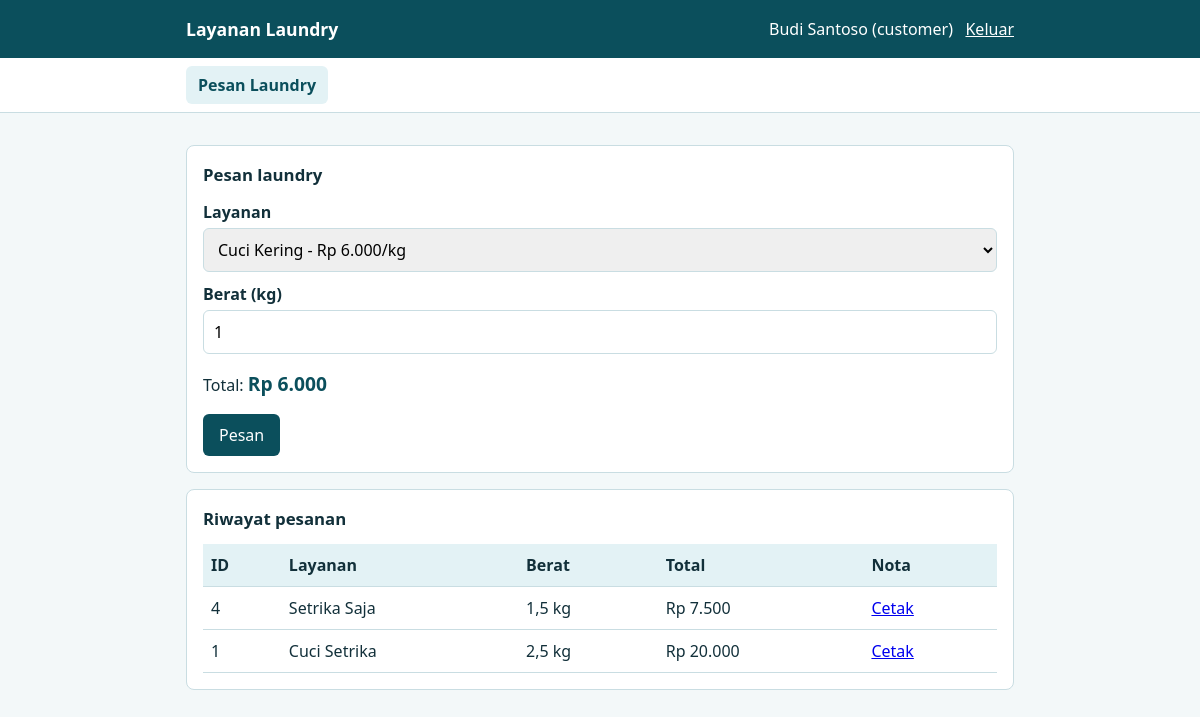
The app's page /customer.php (signed in) with its own data.
### tables this page shows
CREATE TABLE tb_transaksi (
  id_transaksi INT AUTO_INCREMENT PRIMARY KEY,
  id_user INT NOT NULL,
  id_barang INT NOT NULL,
  berat_barang DECIMAL(6,2) NOT NULL,
  FOREIGN KEY (id_user) REFERENCES tb_user(id_user),
  FOREIGN KEY (id_barang) REFERENCES tb_barang(id_barang)
);

CREATE TABLE tb_kategori (
  id_kategori INT AUTO_INCREMENT PRIMARY KEY,
  nama_kategori VARCHAR(50) NOT NULL,
  harga INT NOT NULL
);

### koneksi.php (called while the page is built, shortened)
<?php
function e($teks) {
    return htmlspecialchars($teks, ENT_QUOTES, 'UTF-8');
}
function rupiah($angka) {
    return "Rp " . number_format($angka, 0, ",", ".");
}
function kg($berat) {
    return rtrim(rtrim(number_format($berat, 2, ",", "."), "0"), ",") . " kg";
}
function hitung_total($harga, $berat) {
    return round($harga * $berat);
}
function query($koneksi, $sql, $tipe = "", ...$param) {
    $s = mysqli_prepare($koneksi, $sql);
    if ($tipe !== "") {
        mysqli_stmt_bind_param($s, $tipe, ...$param);
    }
    mysqli_stmt_execute($s);
    return $s;
}

### customer.php (the view, shortened to what this page needs)
<?php
require "koneksi.php";
$id_user = (int)$_SESSION['id_user'];
$kategori = mysqli_fetch_all(mysqli_query($koneksi, "SELECT * FROM tb_kategori ORDER BY id_kategori"), MYSQLI_ASSOC);
$riwayat = mysqli_stmt_get_result(query($koneksi, "SELECT tr.id_transaksi, k.nama_kategori, k.harga, tr.berat_barang
    FROM tb_transaksi tr
    JOIN tb_barang b ON tr.id_barang = b.id_barang
    JOIN tb_kategori k ON b.id_kategori = k.id_kategori
    WHERE tr.id_user=? ORDER BY tr.id_transaksi DESC", "i", $id_user));
include "header.php";
?>
<section class="card">
  <h2>Pesan laundry</h2>
  <?php if (!$kategori): ?>
    <p>Belum ada layanan. Hubungi admin.</p>
  <?php else: ?>
  <form method="post">
    <label for="id_kategori">Layanan</label>
    <select id="id_kategori" name="id_kategori" required>
      <?php foreach ($kategori as $k): ?>
        <option value="<?= (int)$k['id_kategori'] ?>" data-harga="<?= (int)$k['harga'] ?>"><?= e($k['nama_kategori']) ?> - <?= rupiah($k['harga']) ?>/kg</option>
      <?php endforeach; ?>
    </select>
    <label for="berat_barang">Berat (kg)</label>
    <input type="number" id="berat_barang" name="berat_barang" step="0.1" min="0.1" max="100" value="1" required>
    <p>Total: <span class="total" id="total">Rp 0</span></p>
    <button class="btn" type="submit">Pesan</button>
  </form>
  <?php endif; ?>
</section>
<section class="card">
  <h2>Riwayat pesanan</h2>
  <?php if (mysqli_num_rows($riwayat) == 0): ?>
    <p>Belum ada pesanan. Buat pesanan pertamamu di atas.</p>
  <?php else: ?>
  <div class="scroll">
  <table>
    <tr><th>ID</th><th>Layanan</th><th>Berat</th><th>Total</th><th>Nota</th></tr>
    <?php while ($r = mysqli_fetch_assoc($riwayat)): ?>
    <tr>
      <td><?= (int)$r['id_transaksi'] ?></td>
      <td><?= e($r['nama_kategori']) ?></td>
      <td><?= kg($r['berat_barang']) ?></td>
      <td><?= rupiah(hitung_total($r['harga'], $r['berat_barang'])) ?></td>
      <td><a href="cetak.php?id=<?= (int)$r['id_transaksi'] ?>">Cetak</a></td>
    </tr>
    <?php endwhile; ?>
  </table>
  </div>
  <?php endif; ?>
</section>
<?php include "footer.php"; ?>

### style.css (style rules this page uses)
:root { --tua:#0B4F5C;--air:#1B9BAA;--muda:#E3F2F5;--teks:#12303A;--abu:#5B7580;--garis:#C9DDE2;--merah:#B3261E;--hijau:#1E7B45 }
* { box-sizing:border-box }
body { margin:0;font-family:"Segoe UI",Arial,sans-serif;color:var(--teks);background:#F3F8F9;line-height:1.5 }
.card { background:#fff;border:1px solid var(--garis);border-radius:8px;padding:16px;margin:16px 0 }
h2 { font-size:1.05rem;margin:0 0 12px }
label { display:block;font-weight:600;margin:10px 0 4px }
input,select { width:100%;padding:9px 10px;border:1px solid var(--garis);border-radius:6px;font:inherit }
.btn { display:inline-block;background:var(--tua);color:#fff;border:0;border-radius:6px;padding:9px 16px;font:inherit;cursor:pointer;text-decoration:none }
table { width:100%;border-collapse:collapse }
th,td { text-align:left;padding:9px 8px;border-bottom:1px solid var(--garis) }
th { background:var(--muda) }
.scroll { overflow-x:auto }
.total { font-size:1.2rem;font-weight:700;color:var(--tua) }

### records on screen
tb_transaksi: id_transaksi "4", tb_kategori.nama_kategori "Setrika Saja", berat_barang "1,5 kg", berat_barang.harga "Rp 7.500"
tb_transaksi: id_transaksi "1", tb_kategori.nama_kategori "Cuci Setrika", berat_barang "2,5 kg", berat_barang.harga "Rp 20.000"

### other values on screen
$_SESSION['nama'] "Budi Santoso"
$_SESSION['role'] "customer"
form field id_kategori "Cuci Kering - Rp 6.000/kg"
